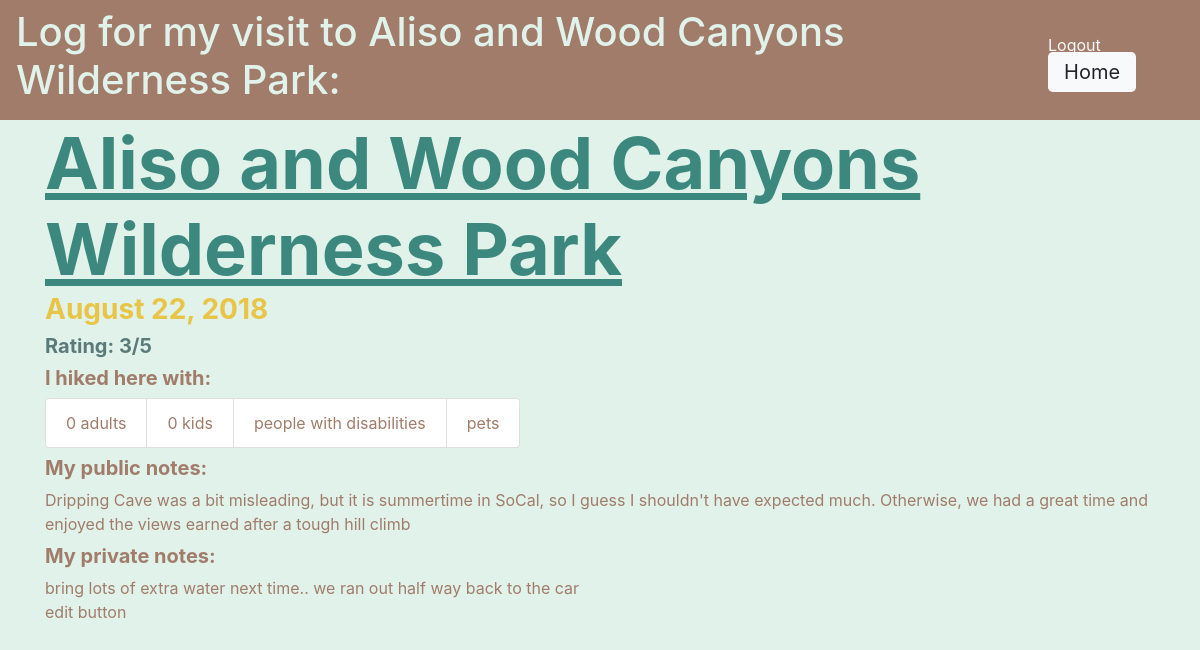
/memory_log/23, run on the app's committed database.
### park_finder/models.py (models this page shows)
class Visit(models.Model):
    has_visited = models.BooleanField(default = False)
    date_visited = models.DateTimeField(null=True, default = None)
    public_notes = models.TextField(null=True, default = None)
    private_notes = models.TextField(null=True, default = None)
    hiking_group_at_visit_time = models.CharField(null=True, max_length=255, default = None)
    rating = models.IntegerField(null=True, default = None)
    created_at = models.DateTimeField(auto_now_add=True)
    updated_at = models.DateTimeField(auto_now=True)
    objects = VisitManager()
    user = models.ForeignKey(User, related_name = "visits", on_delete=models.CASCADE)
    park = models.ForeignKey(Park, related_name = "parks", on_delete=models.CASCADE)
    def formatted_date(self):
        if self.date_visited is not None:
            return self.date_visited.strftime("%B %d, %Y")
    def hg_formatted(self):
        if self.hiking_group_at_visit_time is not None:
            return self.hiking_group_at_visit_time.replace("'","")[1:-1].replace(",","").split()

class Park(models.Model):
    name = models.CharField(max_length=255)
    website_url = models.URLField(default = None)
    trail_map_url = models.URLField(default = None)
    created_at = models.DateTimeField(auto_now_add=True)
    updated_at = models.DateTimeField(auto_now=True)
    latitude = models.CharField(max_length=255)
    longitue = models.CharField(max_length=255)
    allows_pets = models.BooleanField()
    limited_access = models.BooleanField()
    busy = models.CharField(max_length=255) #not busy, moderately busy, very busy
    has_shade = models.BooleanField()
    has_water = models.BooleanField()
    has_bathrooms = models.BooleanField()
    is_accessible = models.BooleanField()
    is_kid_friendly = models.BooleanField()
    permitted_activities = models.CharField(max_length=255)
    natural_features = models.CharField(max_length=255)
    has_playground = models.BooleanField()

### park_finder/views.py (the view)
# urls.py: path('memory_log/<int:visit_id>', views.memory_log),
def memory_log(request, visit_id):
    user_visit = Visit.objects.get(id = visit_id)
    hiking_group = user_visit.hg_formatted
    context = {
        "user_visit": user_visit,
        "hiking_group": hiking_group,
    }
    print("CONTEXT: ", context)
    return render(request, 'memory_log.html', context)

### park_finder/templates/memory_log.html (shortened to what this page needs)
<!DOCTYPE html>
<html lang="en">
<head>
    <link rel="stylesheet" href="https://stackpath.bootstrapcdn.com/bootstrap/4.4.1/css/bootstrap.min.css">
    {% load static %}
    <link rel="stylesheet" href="{% static 'css/style.css' %}">
</head>
<body class="lt-green">
    <nav class="navbar dk-brown lt-green-font navbar-expand-sm justify-content-between">
        <span class="h1 justify-content-start">Log for my visit to {{user_visit.park.name}}:</span>
        <div>
            <a href="/logout" class="mr-2 btn-md btn-outline-light">Logout</a>
            <a href="/dashboard" class="btn-light btn-lg">Home</a>
        </div>
    </nav>
    <div class="container flex-sm-row dk-brown-font">
        <ul class="no-bullet">
            <li class="display-3 no-bullet yellow-font font-weight-bold"><a class="md-green-font" href="/park_profile/{{user_visit.park_id}}"><u>{{user_visit.park.name}}</u></a></li>
            <li class="h3 no-bullet yellow-font font-weight-bold">{{user_visit.formatted_date}}</li>
            <li class="h5 no-bullet dk-green-font font-weight-bold">Rating: {{user_visit.rating}}/5</li>
            <li class="h5 font-weight-bold">I hiked here with: </li>
                <ul class="no-bullet list-group list-group-horizontal">
                    <li class="list-group-item">{{hiking_group.0}} adults</li>
                    <li class="list-group-item">{{hiking_group.1}} kids</li>
                    <li class="list-group-item">{{hiking_group.2}} people with disabilities</li>
                    <li class="list-group-item">{{hiking_group.3}} pets</li>
                </ul>
            <li class="h5 mt-2 no-bullet dk-brown-font font-weight-bold">My public notes: </li>
                <ul class="no-bullet">
                    <li class="h7">{{user_visit.public_notes}}</li>
                </ul>
            <li class="h5 mt-2 no-bullet dk-brown-font font-weight-bold">My private notes: </li>
                <ul class="no-bullet">
                    <li class="h7">{{user_visit.private_notes}}</li>
                </ul>
            <li>edit button</li>
        </ul>
    </div>
</body>
</html>

### park_finder/static/css/style.css (style rules this page uses)
* { margin:0; padding:0; box-sizing: border-box; }
.md-green-font { color: #3C887E; }
.dk-brown-font { color: #A17C6B; }
.dk-green-font { color: #5B7B7A; }
.lt-green-font { color: #E0F2E9; }
.yellow-font { color: #E8C547; }
.dk-brown { background-color: #A17C6B; }
.lt-green { background-color: #E0F2E9; }
.no-bullet { list-style-type: none; }

### data on the page
Visit: park.name "Aliso and Wood Canyons Wilderness Park", formatted_date "August 22, 2018", rating "3", hiking_group_at_visit_time "0", public_notes "Dripping Cave was a bit misleading, but it is summertime in SoCal, so I guess I shouldn't have expected much. Otherwise, we had a great time and enjoyed the views earned after a tough hill climb", private_notes "bring lots of extra water next time.. we ran out half way back to the car"
